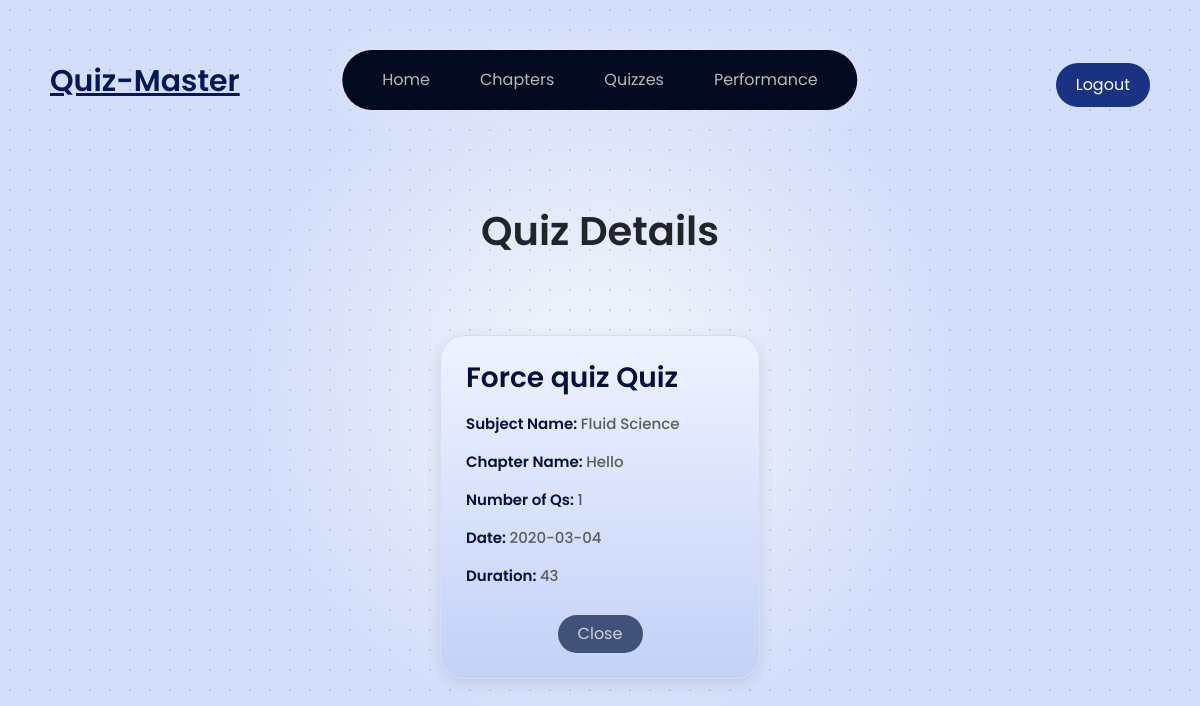
/student/view_quiz_details/1, run on an earlier commit of the app's database.
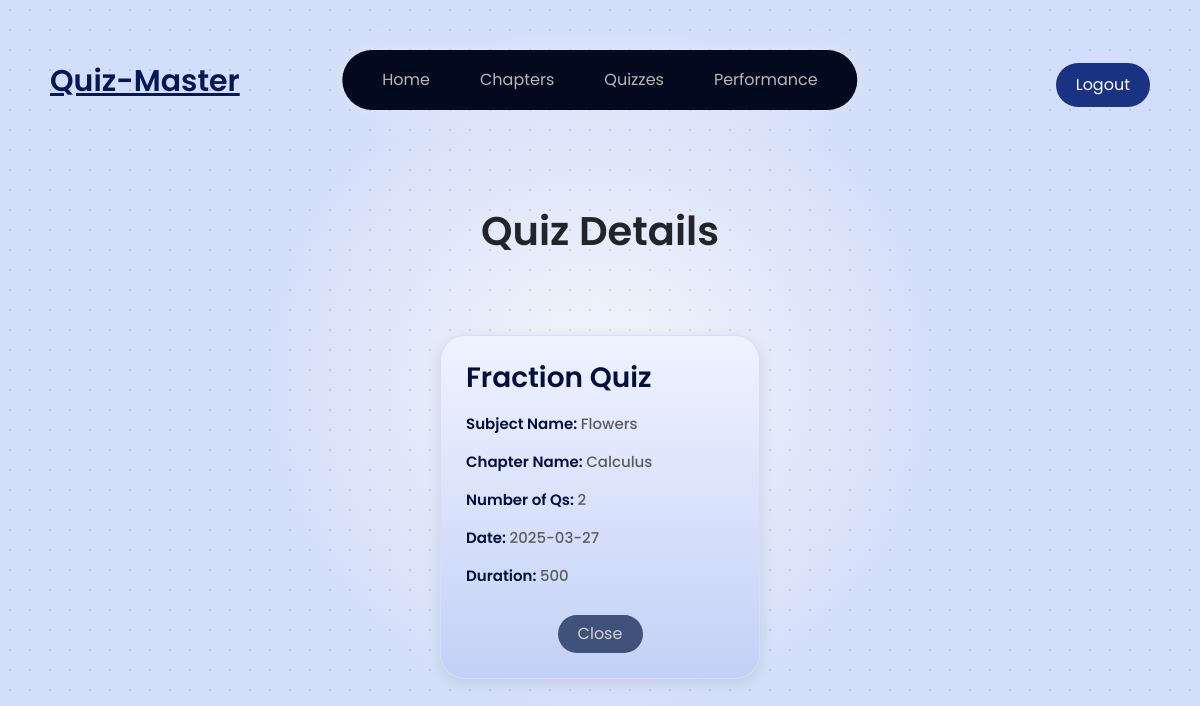
And on a later commit of the database.
### models/models.py (models this page shows, shortened)
class Quiz(db.Model):
    __tablename__ = 'quizzes'
    id = db.Column(db.Integer, primary_key=True)
    subject_id = db.Column(db.Integer, db.ForeignKey('subjects.id'), nullable=False)
    chapter_id = db.Column(db.Integer, db.ForeignKey('chapters.id'), nullable=False)
    date_of_quiz = db.Column(db.Date, nullable=False)
    time_duration = db.Column(db.Integer, nullable=False)
    remarks = db.Column(db.Text, nullable=True)

class Subjects(db.Model):
    __tablename__ = 'subjects'
    id = db.Column(db.Integer, primary_key=True)
    name = db.Column(db.String(100), unique=True, nullable=False)
    description = db.Column(db.Text, nullable=True)

class Chapter(db.Model):
    __tablename__ = 'chapters'
    id = db.Column(db.Integer, primary_key=True)
    subject_id = db.Column(db.Integer, db.ForeignKey('subjects.id'), nullable=False)
    name = db.Column(db.String(100), nullable=False)
    description = db.Column(db.Text, nullable=True)

### app.py (the view)
@app.route('/student/view_quiz_details/<int:quiz_id>')
def get_quiz_details(quiz_id):
    quiz = Quiz.query.get(quiz_id)
    quiz_questions_numbers = Question.query.filter_by(qz_id=quiz_id).count()
    subject_name = Subjects.query.get(quiz.subject_id).name
    chapter_name = Chapter.query.get(quiz.chapter_id).name
    return render_template('quiz_details_student.html', quiz = quiz,quiz_questions_numbers=quiz_questions_numbers, subject_name= subject_name, chapter_name = chapter_name)

### templates/quiz_details_student.html (shortened to what this page needs)
<!DOCTYPE html>
<html lang="en">
<head>
    <link rel="stylesheet" href="{{ url_for('static', filename='styles.css') }}">
</head>
<body class="page_look font_family_poppins">
    {% include 'navbar_sd.html' %}
    <h1 style="text-align: center; font-weight: 600; margin-top: -50px;">Quiz Details</h1>
    <div class="sd-container">
        <div style="text-align: left;">
            <h2 class="sd-subtitle"><span style="font-size: 28px;"> {{quiz.remarks}} Quiz</span>  </h2>
        </div>
        <div style="text-align: left;">
        <h2 class="sd-subtitle">Subject Name: <span class="highlight"> {{subject_name}}</span></h2>
        <h2 class="sd-subtitle">Chapter Name: <span class="highlight">{{chapter_name}} </span></h2>
        <h2 class="sd-subtitle">Number of Qs: <span class="highlight">{{quiz_questions_numbers}} </span></h2>
        <h2 class="sd-subtitle">Date: <span class="highlight">{{quiz.date_of_quiz}} </span></h2>
        <h2 class="sd-subtitle">Duration: <span class="highlight">{{quiz.time_duration}} </span></h2>
        </div>
        <a href="/student">
            <button type="button" style="padding: 7px; width: 85px; background-color: rgb(64, 81, 122); color: rgb(211, 211, 211); border: none; border-radius: 35px; cursor: pointer;margin-top: 10px;" >
                Close </button>
        </a>
    </div>
</body>
</html>

What changed in the data, as far as the page shows it:
removed Subjects: name "Fluid Science"
removed Chapter: name "Hello"
changed Quiz: remarks "Force quiz" → "Fraction"; date_of_quiz "2020-03-04" → "2025-03-27"; time_duration "43" → "500"
added Subjects: name "Flowers"
added Chapter: name "Calculus"
Also different on the page:
{{ quiz_questions_numbers }}: "1" → "2"
